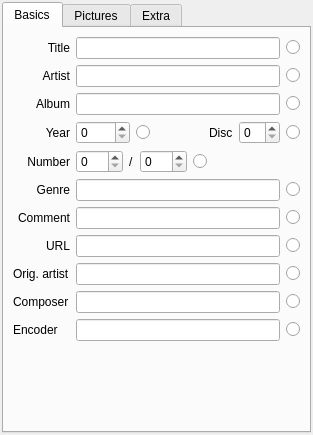
<?xml version="1.0" encoding="UTF-8"?>
<ui version="4.0">
 <class>EditorWidget</class>
 <widget class="QWidget" name="EditorWidget">
  <property name="geometry">
   <rect>
    <x>0</x>
    <y>0</y>
    <width>313</width>
    <height>435</height>
   </rect>
  </property>
  <property name="acceptDrops">
   <bool>true</bool>
  </property>
  <property name="windowTitle">
   <string>Form</string>
  </property>
  <layout class="QVBoxLayout" name="verticalLayout">
   <property name="margin">
    <number>2</number>
   </property>
   <item>
    <widget class="QTabWidget" name="tabs">
     <property name="currentIndex">
      <number>0</number>
     </property>
     <widget class="QWidget" name="basics">
      <attribute name="title">
       <string>Basics</string>
      </attribute>
      <layout class="QGridLayout" name="gridLayout" columnstretch="0,1,0">
       <item row="0" column="2">
        <widget class="QRadioButton" name="applyTitle">
         <property name="text">
          <string/>
         </property>
         <property name="checkable">
          <bool>false</bool>
         </property>
        </widget>
       </item>
       <item row="1" column="1">
        <widget class="QLineEdit" name="artist"/>
       </item>
       <item row="1" column="2">
        <widget class="QRadioButton" name="applyArtist">
         <property name="text">
          <string/>
         </property>
         <property name="checkable">
          <bool>false</bool>
         </property>
        </widget>
       </item>
       <item row="2" column="0">
        <widget class="QLabel" name="labelAlbum">
         <property name="text">
          <string>Album</string>
         </property>
         <property name="alignment">
          <set>Qt::AlignRight|Qt::AlignTrailing|Qt::AlignVCenter</set>
         </property>
        </widget>
       </item>
       <item row="5" column="0">
        <widget class="QLabel" name="labelGenre">
         <property name="text">
          <string>Genre</string>
         </property>
         <property name="alignment">
          <set>Qt::AlignRight|Qt::AlignTrailing|Qt::AlignVCenter</set>
         </property>
        </widget>
       </item>
       <item row="2" column="1">
        <widget class="QLineEdit" name="album"/>
       </item>
       <item row="2" column="2">
        <widget class="QRadioButton" name="applyAlbum">
         <property name="text">
          <string/>
         </property>
         <property name="checkable">
          <bool>false</bool>
         </property>
        </widget>
       </item>
       <item row="3" column="0">
        <widget class="QLabel" name="labelYear">
         <property name="text">
          <string>Year</string>
         </property>
         <property name="alignment">
          <set>Qt::AlignRight|Qt::AlignTrailing|Qt::AlignVCenter</set>
         </property>
        </widget>
       </item>
       <item row="4" column="0">
        <widget class="QLabel" name="labelNumber">
         <property name="text">
          <string>Number</string>
         </property>
         <property name="alignment">
          <set>Qt::AlignRight|Qt::AlignTrailing|Qt::AlignVCenter</set>
         </property>
        </widget>
       </item>
       <item row="3" column="2">
        <widget class="QRadioButton" name="applyDisc">
         <property name="text">
          <string/>
         </property>
         <property name="checkable">
          <bool>false</bool>
         </property>
        </widget>
       </item>
       <item row="1" column="0">
        <widget class="QLabel" name="labelArtist">
         <property name="text">
          <string>Artist</string>
         </property>
         <property name="alignment">
          <set>Qt::AlignRight|Qt::AlignTrailing|Qt::AlignVCenter</set>
         </property>
        </widget>
       </item>
       <item row="8" column="1">
        <widget class="QLineEdit" name="originalArtist"/>
       </item>
       <item row="3" column="1">
        <layout class="QHBoxLayout" name="horizontalLayout">
         <item>
          <widget class="QSpinBox" name="year">
           <property name="maximum">
            <number>9999</number>
           </property>
          </widget>
         </item>
         <item>
          <widget class="QRadioButton" name="applyYear">
           <property name="text">
            <string/>
           </property>
           <property name="checkable">
            <bool>false</bool>
           </property>
          </widget>
         </item>
         <item>
          <spacer name="horizontalSpacer">
           <property name="orientation">
            <enum>Qt::Horizontal</enum>
           </property>
           <property name="sizeHint" stdset="0">
            <size>
             <width>40</width>
             <height>20</height>
            </size>
           </property>
          </spacer>
         </item>
         <item>
          <widget class="QLabel" name="labelDisc">
           <property name="text">
            <string>Disc</string>
           </property>
          </widget>
         </item>
         <item>
          <widget class="QSpinBox" name="disc"/>
         </item>
        </layout>
       </item>
       <item row="4" column="1">
        <layout class="QHBoxLayout" name="horizontalLayout_2">
         <item>
          <widget class="QSpinBox" name="number">
           <property name="maximum">
            <number>999</number>
           </property>
          </widget>
         </item>
         <item>
          <widget class="QLabel" name="label_10">
           <property name="text">
            <string>/</string>
           </property>
          </widget>
         </item>
         <item>
          <widget class="QSpinBox" name="maxnumber">
           <property name="maximum">
            <number>999</number>
           </property>
          </widget>
         </item>
         <item>
          <widget class="QRadioButton" name="applyMaxNumber">
           <property name="text">
            <string/>
           </property>
           <property name="checkable">
            <bool>false</bool>
           </property>
          </widget>
         </item>
         <item>
          <spacer name="horizontalSpacer_2">
           <property name="orientation">
            <enum>Qt::Horizontal</enum>
           </property>
           <property name="sizeHint" stdset="0">
            <size>
             <width>40</width>
             <height>20</height>
            </size>
           </property>
          </spacer>
         </item>
        </layout>
       </item>
       <item row="5" column="1">
        <widget class="QLineEdit" name="genre"/>
       </item>
       <item row="11" column="1">
        <spacer name="verticalSpacer">
         <property name="orientation">
          <enum>Qt::Vertical</enum>
         </property>
         <property name="sizeHint" stdset="0">
          <size>
           <width>20</width>
           <height>40</height>
          </size>
         </property>
        </spacer>
       </item>
       <item row="5" column="2">
        <widget class="QRadioButton" name="applyGenre">
         <property name="text">
          <string/>
         </property>
         <property name="checkable">
          <bool>false</bool>
         </property>
        </widget>
       </item>
       <item row="6" column="0">
        <widget class="QLabel" name="labelComment">
         <property name="text">
          <string>Comment</string>
         </property>
         <property name="alignment">
          <set>Qt::AlignRight|Qt::AlignTrailing|Qt::AlignVCenter</set>
         </property>
        </widget>
       </item>
       <item row="6" column="1">
        <widget class="QLineEdit" name="comment"/>
       </item>
       <item row="6" column="2">
        <widget class="QRadioButton" name="applyComment">
         <property name="text">
          <string/>
         </property>
         <property name="checkable">
          <bool>false</bool>
         </property>
        </widget>
       </item>
       <item row="0" column="1">
        <widget class="QLineEdit" name="title"/>
       </item>
       <item row="7" column="0">
        <widget class="QLabel" name="labelUrl">
         <property name="text">
          <string>URL</string>
         </property>
         <property name="alignment">
          <set>Qt::AlignRight|Qt::AlignTrailing|Qt::AlignVCenter</set>
         </property>
        </widget>
       </item>
       <item row="7" column="1">
        <widget class="QLineEdit" name="url"/>
       </item>
       <item row="7" column="2">
        <widget class="QRadioButton" name="applyUrl">
         <property name="text">
          <string/>
         </property>
         <property name="checkable">
          <bool>false</bool>
         </property>
        </widget>
       </item>
       <item row="0" column="0">
        <widget class="QLabel" name="labelTitle">
         <property name="text">
          <string>Title</string>
         </property>
         <property name="alignment">
          <set>Qt::AlignRight|Qt::AlignTrailing|Qt::AlignVCenter</set>
         </property>
        </widget>
       </item>
       <item row="9" column="1">
        <widget class="QLineEdit" name="composer"/>
       </item>
       <item row="10" column="1">
        <widget class="QLineEdit" name="encoder"/>
       </item>
       <item row="8" column="0">
        <widget class="QLabel" name="labelOriginalArtist">
         <property name="text">
          <string>Orig. artist</string>
         </property>
        </widget>
       </item>
       <item row="9" column="0">
        <widget class="QLabel" name="labelComposer">
         <property name="text">
          <string>Composer</string>
         </property>
        </widget>
       </item>
       <item row="10" column="0">
        <widget class="QLabel" name="labelEncoder">
         <property name="text">
          <string>Encoder</string>
         </property>
        </widget>
       </item>
       <item row="8" column="2">
        <widget class="QRadioButton" name="applyOriginalArtist">
         <property name="text">
          <string/>
         </property>
         <property name="checkable">
          <bool>false</bool>
         </property>
        </widget>
       </item>
       <item row="9" column="2">
        <widget class="QRadioButton" name="applyComposer">
         <property name="text">
          <string/>
         </property>
         <property name="checkable">
          <bool>false</bool>
         </property>
        </widget>
       </item>
       <item row="10" column="2">
        <widget class="QRadioButton" name="applyEncoder">
         <property name="text">
          <string/>
         </property>
         <property name="checkable">
          <bool>false</bool>
         </property>
        </widget>
       </item>
      </layout>
     </widget>
     <widget class="QWidget" name="pictures">
      <attribute name="title">
       <string>Pictures</string>
      </attribute>
      <layout class="QVBoxLayout" name="verticalLayout_2">
       <item>
        <widget class="QListView" name="images">
         <property name="acceptDrops">
          <bool>true</bool>
         </property>
         <property name="editTriggers">
          <set>QAbstractItemView::NoEditTriggers</set>
         </property>
         <property name="showDropIndicator" stdset="0">
          <bool>false</bool>
         </property>
         <property name="dragEnabled">
          <bool>false</bool>
         </property>
         <property name="dragDropMode">
          <enum>QAbstractItemView::DropOnly</enum>
         </property>
         <property name="selectionBehavior">
          <enum>QAbstractItemView::SelectItems</enum>
         </property>
         <property name="iconSize">
          <size>
           <width>96</width>
           <height>96</height>
          </size>
         </property>
         <property name="textElideMode">
          <enum>Qt::ElideNone</enum>
         </property>
         <property name="verticalScrollMode">
          <enum>QAbstractItemView::ScrollPerPixel</enum>
         </property>
         <property name="horizontalScrollMode">
          <enum>QAbstractItemView::ScrollPerPixel</enum>
         </property>
         <property name="spacing">
          <number>0</number>
         </property>
         <property name="gridSize">
          <size>
           <width>96</width>
           <height>98</height>
          </size>
         </property>
         <property name="viewMode">
          <enum>QListView::ListMode</enum>
         </property>
         <property name="uniformItemSizes">
          <bool>false</bool>
         </property>
         <property name="batchSize">
          <number>100</number>
         </property>
         <property name="wordWrap">
          <bool>true</bool>
         </property>
        </widget>
       </item>
       <item>
        <layout class="QGridLayout" name="gridLayout_2" rowstretch="0,0">
         <item row="1" column="0">
          <widget class="QLabel" name="label_13">
           <property name="text">
            <string>Description</string>
           </property>
           <property name="alignment">
            <set>Qt::AlignRight|Qt::AlignTrailing|Qt::AlignVCenter</set>
           </property>
          </widget>
         </item>
         <item row="1" column="1">
          <widget class="QLineEdit" name="imageDescription"/>
         </item>
         <item row="0" column="1">
          <widget class="QComboBox" name="imageType"/>
         </item>
         <item row="0" column="0">
          <widget class="QLabel" name="label_14">
           <property name="text">
            <string>Type</string>
           </property>
           <property name="alignment">
            <set>Qt::AlignRight|Qt::AlignTrailing|Qt::AlignVCenter</set>
           </property>
          </widget>
         </item>
        </layout>
       </item>
       <item>
        <layout class="QHBoxLayout" name="horizontalLayout_3">
         <item>
          <widget class="QPushButton" name="addImage">
           <property name="sizePolicy">
            <sizepolicy hsizetype="Maximum" vsizetype="Fixed">
             <horstretch>1</horstretch>
             <verstretch>0</verstretch>
            </sizepolicy>
           </property>
           <property name="minimumSize">
            <size>
             <width>30</width>
             <height>0</height>
            </size>
           </property>
           <property name="maximumSize">
            <size>
             <width>40</width>
             <height>16777215</height>
            </size>
           </property>
           <property name="toolTip">
            <string>Add new picture</string>
           </property>
           <property name="text">
            <string>+</string>
           </property>
          </widget>
         </item>
         <item>
          <widget class="QPushButton" name="removeImage">
           <property name="enabled">
            <bool>true</bool>
           </property>
           <property name="sizePolicy">
            <sizepolicy hsizetype="Maximum" vsizetype="Fixed">
             <horstretch>1</horstretch>
             <verstretch>0</verstretch>
            </sizepolicy>
           </property>
           <property name="minimumSize">
            <size>
             <width>30</width>
             <height>0</height>
            </size>
           </property>
           <property name="maximumSize">
            <size>
             <width>40</width>
             <height>16777215</height>
            </size>
           </property>
           <property name="toolTip">
            <string>Remove picture</string>
           </property>
           <property name="text">
            <string>-</string>
           </property>
          </widget>
         </item>
         <item>
          <widget class="QPushButton" name="exportImage">
           <property name="sizePolicy">
            <sizepolicy hsizetype="Preferred" vsizetype="Fixed">
             <horstretch>0</horstretch>
             <verstretch>0</verstretch>
            </sizepolicy>
           </property>
           <property name="minimumSize">
            <size>
             <width>30</width>
             <height>0</height>
            </size>
           </property>
           <property name="maximumSize">
            <size>
             <width>40</width>
             <height>16777215</height>
            </size>
           </property>
           <property name="baseSize">
            <size>
             <width>50</width>
             <height>0</height>
            </size>
           </property>
           <property name="toolTip">
            <string>Save picture to disk</string>
           </property>
           <property name="flat">
            <bool>false</bool>
           </property>
          </widget>
         </item>
         <item>
          <spacer name="horizontalSpacer_3">
           <property name="orientation">
            <enum>Qt::Horizontal</enum>
           </property>
           <property name="sizeType">
            <enum>QSizePolicy::MinimumExpanding</enum>
           </property>
           <property name="sizeHint" stdset="0">
            <size>
             <width>40</width>
             <height>20</height>
            </size>
           </property>
          </spacer>
         </item>
         <item>
          <widget class="QRadioButton" name="applyImages">
           <property name="toolTip">
            <string>Apply pictures to all selected tracks</string>
           </property>
           <property name="text">
            <string>Apply to all</string>
           </property>
           <property name="checkable">
            <bool>false</bool>
           </property>
          </widget>
         </item>
        </layout>
       </item>
      </layout>
     </widget>
     <widget class="QWidget" name="extra">
      <attribute name="title">
       <string>Extra</string>
      </attribute>
      <layout class="QVBoxLayout" name="verticalLayout_3">
       <item>
        <widget class="QLineEdit" name="lineEdit"/>
       </item>
       <item>
        <layout class="QGridLayout" name="gridLayout_3">
         <item row="0" column="0">
          <widget class="QLabel" name="label_16">
           <property name="text">
            <string>Length</string>
           </property>
          </widget>
         </item>
         <item row="0" column="1">
          <widget class="QLabel" name="label_21">
           <property name="sizePolicy">
            <sizepolicy hsizetype="Preferred" vsizetype="Preferred">
             <horstretch>1</horstretch>
             <verstretch>0</verstretch>
            </sizepolicy>
           </property>
           <property name="text">
            <string>...</string>
           </property>
          </widget>
         </item>
         <item row="1" column="0">
          <widget class="QLabel" name="label_17">
           <property name="text">
            <string>Bitrate</string>
           </property>
          </widget>
         </item>
         <item row="1" column="1">
          <widget class="QLabel" name="label_22">
           <property name="text">
            <string>...</string>
           </property>
          </widget>
         </item>
         <item row="2" column="0">
          <widget class="QLabel" name="label_18">
           <property name="text">
            <string>Sample rate</string>
           </property>
          </widget>
         </item>
         <item row="2" column="1">
          <widget class="QLabel" name="label_23">
           <property name="text">
            <string>...</string>
           </property>
          </widget>
         </item>
         <item row="3" column="0">
          <widget class="QLabel" name="label_20">
           <property name="text">
            <string>Frequency</string>
           </property>
          </widget>
         </item>
         <item row="3" column="1">
          <widget class="QLabel" name="label_24">
           <property name="text">
            <string>...</string>
           </property>
          </widget>
         </item>
         <item row="4" column="0">
          <widget class="QLabel" name="label_19">
           <property name="text">
            <string>Filesize</string>
           </property>
          </widget>
         </item>
         <item row="4" column="1">
          <widget class="QLabel" name="label_25">
           <property name="text">
            <string>...</string>
           </property>
          </widget>
         </item>
        </layout>
       </item>
       <item>
        <spacer name="verticalSpacer_2">
         <property name="orientation">
          <enum>Qt::Vertical</enum>
         </property>
         <property name="sizeHint" stdset="0">
          <size>
           <width>20</width>
           <height>40</height>
          </size>
         </property>
        </spacer>
       </item>
      </layout>
     </widget>
    </widget>
   </item>
  </layout>
 </widget>
 <tabstops>
  <tabstop>title</tabstop>
  <tabstop>applyTitle</tabstop>
  <tabstop>artist</tabstop>
  <tabstop>applyArtist</tabstop>
  <tabstop>album</tabstop>
  <tabstop>applyAlbum</tabstop>
  <tabstop>year</tabstop>
  <tabstop>applyYear</tabstop>
  <tabstop>disc</tabstop>
  <tabstop>applyDisc</tabstop>
  <tabstop>number</tabstop>
  <tabstop>maxnumber</tabstop>
  <tabstop>applyMaxNumber</tabstop>
  <tabstop>genre</tabstop>
  <tabstop>applyGenre</tabstop>
  <tabstop>comment</tabstop>
  <tabstop>applyComment</tabstop>
  <tabstop>url</tabstop>
  <tabstop>applyUrl</tabstop>
  <tabstop>originalArtist</tabstop>
  <tabstop>applyOriginalArtist</tabstop>
  <tabstop>composer</tabstop>
  <tabstop>applyComposer</tabstop>
  <tabstop>encoder</tabstop>
  <tabstop>applyEncoder</tabstop>
  <tabstop>images</tabstop>
  <tabstop>imageType</tabstop>
  <tabstop>imageDescription</tabstop>
  <tabstop>applyImages</tabstop>
  <tabstop>addImage</tabstop>
  <tabstop>removeImage</tabstop>
  <tabstop>exportImage</tabstop>
 </tabstops>
 <resources/>
 <connections>
  <connection>
   <sender>imageType</sender>
   <signal>currentIndexChanged(QString)</signal>
   <receiver>EditorWidget</receiver>
   <slot>setImageType(QString)</slot>
   <hints>
    <hint type="sourcelabel">
     <x>191</x>
     <y>296</y>
    </hint>
    <hint type="destinationlabel">
     <x>152</x>
     <y>196</y>
    </hint>
   </hints>
  </connection>
  <connection>
   <sender>imageDescription</sender>
   <signal>textChanged(QString)</signal>
   <receiver>EditorWidget</receiver>
   <slot>setImageDescription(QString)</slot>
   <hints>
    <hint type="sourcelabel">
     <x>191</x>
     <y>330</y>
    </hint>
    <hint type="destinationlabel">
     <x>152</x>
     <y>196</y>
    </hint>
   </hints>
  </connection>
  <connection>
   <sender>removeImage</sender>
   <signal>clicked()</signal>
   <receiver>EditorWidget</receiver>
   <slot>removeCurrentImage()</slot>
   <hints>
    <hint type="sourcelabel">
     <x>77</x>
     <y>366</y>
    </hint>
    <hint type="destinationlabel">
     <x>152</x>
     <y>196</y>
    </hint>
   </hints>
  </connection>
  <connection>
   <sender>addImage</sender>
   <signal>clicked()</signal>
   <receiver>EditorWidget</receiver>
   <slot>addImage()</slot>
   <hints>
    <hint type="sourcelabel">
     <x>33</x>
     <y>366</y>
    </hint>
    <hint type="destinationlabel">
     <x>152</x>
     <y>196</y>
    </hint>
   </hints>
  </connection>
  <connection>
   <sender>exportImage</sender>
   <signal>clicked()</signal>
   <receiver>EditorWidget</receiver>
   <slot>exportCurrentImage()</slot>
   <hints>
    <hint type="sourcelabel">
     <x>122</x>
     <y>366</y>
    </hint>
    <hint type="destinationlabel">
     <x>152</x>
     <y>196</y>
    </hint>
   </hints>
  </connection>
 </connections>
 <slots>
  <slot>setImageDescription(QString)</slot>
  <slot>setImageType(QString)</slot>
  <slot>exportCurrentImage()</slot>
  <slot>addImage()</slot>
  <slot>removeCurrentImage()</slot>
 </slots>
</ui>
